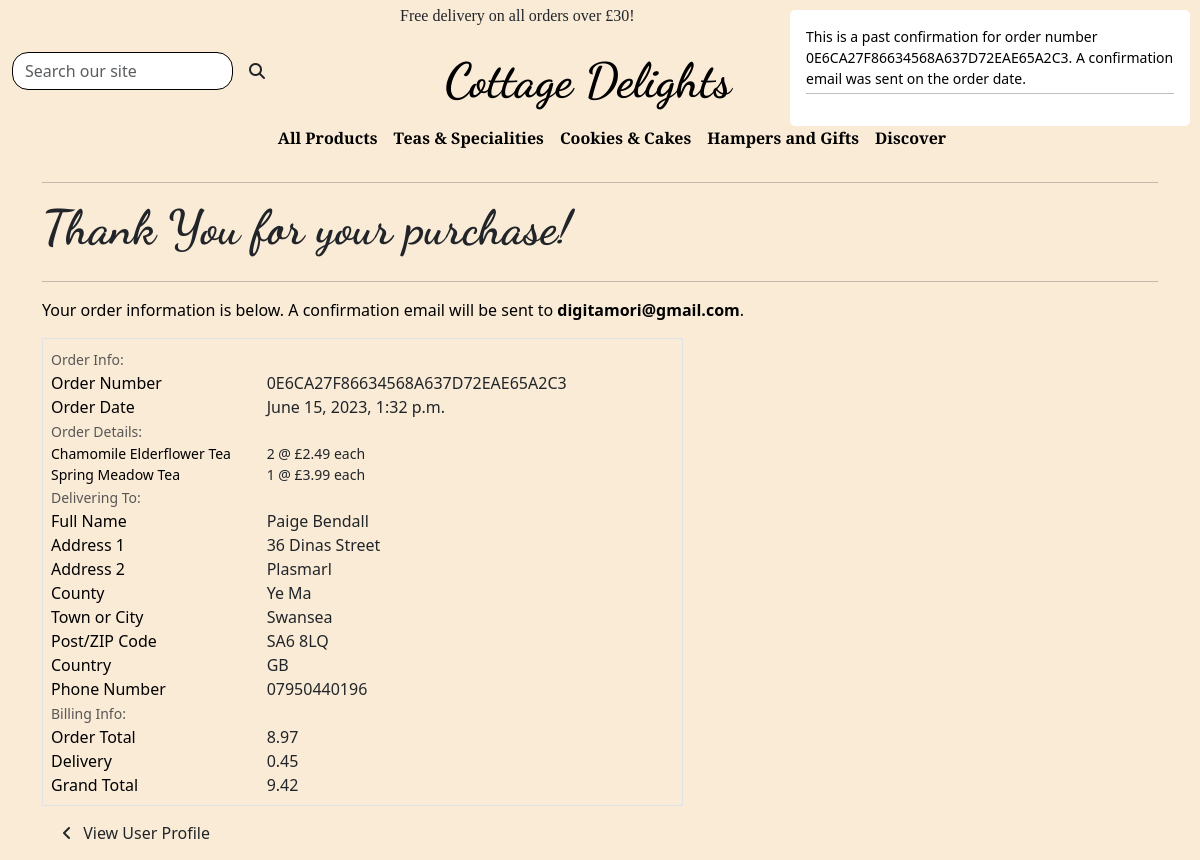
Page /userprofile/order_history/0E6CA27F86634568A637D72EAE65A2C3 (signed in) on the committed database.
### checkout/models.py (models this page shows, shortened)
class OrderRecord(models.Model):
    order_number = models.CharField(max_length=50, null=False, editable=False)
    userprofile = models.ForeignKey(
        UserProfile, on_delete=models.SET_NULL,
        null=True, blank=True, related_name='orders')
    full_name = models.CharField(max_length=65, null=False, blank=False)
    email = models.EmailField(max_length=300, null=False, blank=False)
    phone_number = models.CharField(max_length=20, null=True, blank=True)
    house_name = models.CharField(max_length=30, null=True, blank=True)
    address_line_1 = models.CharField(max_length=80, null=False, blank=False)
    address_line_2 = models.CharField(max_length=80, null=True, blank=True)
    town_city = models.CharField(max_length=40, null=False, blank=False)
    county = models.CharField(max_length=40, null=True, blank=True)
    country = CountryField(blank_label='Country *', null=False, blank=False)
    postcode = models.CharField(max_length=10, null=False, blank=False)
    shopping_cart = models.TextField(null=False, blank=False, default='')
    order_total = models.DecimalField(
        max_digits=10, decimal_places=2, null=False, default=0)
    delivery_cost = models.DecimalField(
        max_digits=6, decimal_places=2, null=False, default=0)
    grand_total = models.DecimalField(
        max_digits=10, decimal_places=2, default=0)
    date = models.DateTimeField(auto_now_add=True)
    stripe_pid = models.CharField(
        max_length=254, null=False, blank=False, default='')

class OrderLineItem(models.Model):
    order = models.ForeignKey(
        OrderRecord, null=False, blank=False,
        on_delete=models.CASCADE, related_name='lineitems')
    product = models.ForeignKey(
        Product, null=False, blank=False, on_delete=models.CASCADE)
    quantity = models.IntegerField(null=False, blank=False, default=0)
    lineitem_total = models.DecimalField(
        max_digits=6, decimal_places=2,
        null=False, blank=False, editable=False)

### products/models.py (models this page shows, shortened)
class Product(models.Model):
    category = models.ForeignKey(
        'category', null=True, blank=True, on_delete=models.SET_NULL)
    sku = models.CharField(max_length=100)
    name = models.CharField(max_length=250, null=True, blank=True)
    description = models.TextField()
    ingredients = models.CharField(max_length=450)
    weight = models.CharField(max_length=10, null=True, blank=True)
    storage = models.TextField(null=True, blank=True)
    price = models.DecimalField(max_digits=6, decimal_places=2)
    rating = models.DecimalField(
        max_digits=6, decimal_places=2, null=True, blank=True)
    image_url = models.URLField(max_length=1024, null=True, blank=True)
    image = models.ImageField(null=True, blank=True)

### userprofile/views.py (the view)
# urls.py: path('order_history/<order_number>',
@login_required
def order_history(request, order_number):
    order = get_object_or_404(OrderRecord, order_number=order_number)
    messages.info(request, (
        f'This is a past confirmation for order number {order_number}. '
        'A confirmation email was sent on the order date.'
    ))
    template = 'checkout/checkoutcomplete.html'
    context = {
        'order': order,
        'from_profile': True
    }
    return render(request, template, context)

### cart/contexts.py (called while the page is built, shortened)
def cart_contents(request):
    cart_items = []
    order_total = 0
    product_quant = 0
    cart = request.session.get('cart', {})
    if order_total < settings.FREE_DELIVERY_THRESHOLD:
        delivery = order_total * Decimal(settings.STANDARD_DELIVERY_PERCENTAGE / 100)
        free_delivery_delta = settings.FREE_DELIVERY_THRESHOLD - order_total
    else:
        delivery = 0
        free_delivery_delta = 0
    grand_total = delivery + order_total
    context = {
        'cart_items': cart_items,
        'order_total': order_total,
        'product_quant': product_quant,
        'delivery': delivery,
        'free_delivery_delta': free_delivery_delta,
        'free_delivery_threshold': settings.FREE_DELIVERY_THRESHOLD,
        'grand_total': grand_total,
    }
    return context

### checkout/templates/checkout/checkoutcomplete.html (shortened to what this page needs)
{% extends "base.html" %}
{% load static %}
{% block page_header %}
    <div class="container header-container">
    </div>
{% endblock %}
{% block content %}
    <div class="overlay"></div>
    <div class="container">
        <div class="row">
            <div class="col">
                <hr>
                <h2 class="logo-font mb-4">Thank You for your purchase!</h2>
                <hr>
                <p class="text-black">Your order information is below. A confirmation email will be sent to <strong>{{ order.email }}</strong>.</p>
            </div>
        </div>
        <div class="row">
            <div class="col-12 col-lg-7">
                <div class="order-confirmation-wrapper p-2 border">
                    <div class="row">
                        <div class="col">
                            <small class="text-muted">Order Info:</small>
                        </div>
                    </div>
                    <div class="row">
                        <div class="col-12 col-md-4">
                            <p class="mb-0 text-black font-weight-bold">Order Number</p>
                        </div>
                        <div class="col-12 col-md-8 text-md-right">
                            <p class="mb-0">{{ order.order_number }}</p>
                        </div>
                    </div>
                    <div class="row">
                        <div class="col-12 col-md-4">
                            <p class="mb-0 text-black font-weight-bold">Order Date</p>
                        </div>
                        <div class="col-12 col-md-8 text-md-right">
                            <p class="mb-0">{{ order.date }}</p>
                        </div>
                    </div>
                    <div class="row">
                        <div class="col">
                            <small class="text-muted">Order Details:</small>
                        </div>
                    </div>
                    {% for item in order.lineitems.all %}
                    <div class="row">
                        <div class="col-12 col-md-4">
                            <p class="small mb-0 text-black font-weight-bold">
                                {{ item.product.name }}
                            </p>
                        </div>
                        <div class="col-12 col-md-8 text-md-right">
                            <p class="small mb-0">{{ item.quantity }} @ £{{ item.product.price }} each</p>
                        </div>
                    </div>
                    {% endfor %}
                    <div class="row">
                        <div class="col">
                            <small class="text-muted">Delivering To:</small>
                        </div>
                    </div>
                    <div class="row">
                        <div class="col-12 col-md-4">
                            <p class="mb-0 text-black font-weight-bold">Full Name</p>
                        </div>
                        <div class="col-12 col-md-8 text-md-right">
                            <p class="mb-0">{{ order.full_name }}</p>
                        </div>
                    </div>
                    <div class="row">
                        <div class="col-12 col-md-4">
                            <p class="mb-0 text-black font-weight-bold">Address 1</p>
                        </div>
                        <div class="col-12 col-md-8 text-md-right">
                            <p class="mb-0">{{ order.address_line_1 }}</p>
                        </div>
                    </div>
                    {% if order.address_line_2 %}
                    <div class="row">
                        <div class="col-12 col-md-4">
                            <p class="mb-0 text-black font-weight-bold">Address 2</p>
                        </div>
                        <div class="col-12 col-md-8 text-md-right">
                            <p class="mb-0">{{ order.address_line_2 }}</p>
                        </div>
                    </div>
                    {% endif %}
                    {% if order.county %}
                    <div class="row">
                        <div class="col-12 col-md-4">
                            <p class="mb-0 text-black font-weight-bold">County</p>
                        </div>
                        <div class="col-12 col-md-8 text-md-right">
                            <p class="mb-0">{{ order.county }}</p>
                        </div>
                    </div>
                    {% endif %}
                    <div class="row">
                        <div class="col-12 col-md-4">
                            <p class="mb-0 text-black font-weight-bold">Town or City</p>
                        </div>
                        <div class="col-12 col-md-8 text-md-right">
                            <p class="mb-0">{{ order.town_city }}</p>
                        </div>
                    </div>
                    {% if order.postcode %}
                    <div class="row">
                        <div class="col-12 col-md-4">
                            <p class="mb-0 text-black font-weight-bold">Post/ZIP Code</p>
                        </div>
                        <div class="col-12 col-md-8 text-md-right">
                            <p class="mb-0">{{ order.postcode }}</p>
                        </div>
                    </div>
                    {% endif %}
                    <div class="row">
                        <div class="col-12 col-md-4">
                            <p class="mb-0 text-black font-weight-bold">Country</p>
                        </div>
                        <div class="col-12 col-md-8 text-md-right">
                            <p class="mb-0">{{ order.country }}</p>
                        </div>
                    </div>
                    <div class="row">
                        <div class="col-12 col-md-4">
                            <p class="mb-0 text-black font-weight-bold">Phone Number</p>
                        </div>
                        <div class="col-12 col-md-8 text-md-right">
                            <p class="mb-0">{{ order.phone_number }}</p>
                        </div>
                    </div>
                    <div class="row">
                        <div class="col">
                            <small class="text-muted">Billing Info:</small>
                        </div>
                    </div>
                    <div class="row">
                        <div class="col-12 col-md-4">
                            <p class="mb-0 text-black font-weight-bold">Order Total</p>
                        </div>
                        <div class="col-12 col-md-8 text-md-right">
                            <p class="mb-0">{{ order.order_total }}</p>
                        </div>
                    </div>
                    <div class="row">
                        <div class="col-12 col-md-4">
                            <p class="mb-0 text-black font-weight-bold">Delivery</p>
                        </div>
                        <div class="col-12 col-md-8 text-md-right">
                            <p class="mb-0">{{ order.delivery_cost }}</p>
                        </div>
                    </div>
                    <div class="row">
                        <div class="col-12 col-md-4">
                            <p class="mb-0 text-black font-weight-bold">Grand Total</p>
                        </div>
                        <div class="col-12 col-md-8 text-md-right">
                            <p class="mb-0">{{ order.grand_total }}</p>
                        </div>
                    </div>
                </div>
            </div>
        </div>
        <div class="row">
            <div class="col-12 col-lg-7 text-right">
                {% if from_profile %}
                <a href="{% url 'userprofile' %}" class="btn btn-black-rounded my-2">
                    <span class="icon mr-2">
                        <i class="fas fa-angle-left">
                        </i>
                    </span>
                    <span>View User Profile</span>
                </a>
                {% endif %}
            </div>
        </div>
    </div>
{% endblock %}

### static/css/base.css (style rules this page uses)
html { height: 100%; margin: 0; padding: 0; width: 100%; }
body { width: 100%; background-image: url('/media/elaine-howlin-FEpNmWh1fMc-unsplash-min.jpg'); background-repeat: no-repeat; background-size: cover; background-color: rgb(247, 235, 235); height: calc(76vh - 164px); }
.overlay { height: 100%; width: 100%; background-color: antiquewhite; z-index: -1; top: 0; left: 0; position: fixed; }
.header-container { padding-top: 164px; width: 100%; }
h2.logo-font { font-family: 'Dancing Script', serif; font-weight: 700; font-size: 3em; }
.icon { align-items: center; display: inline-flex; justify-content: center; height: 1.5rem; width: 1.5rem; }
@media (min-width: 768px) { .container { width: 100%; } }
@media (min-width: 992px) { .header-container { padding-top: 164px; } }
@media screen and (min-width: 768px) and (max-width: 1755px) { html { width: 100%; } }
@media screen and (min-width: 768px) and (max-width: 1755px) { body { width: 100%; } }
@media screen and (min-width: 768px) and (max-width: 1755px) { div.container { width: 100%; } }

### rows in the picture
OrderRecord: email "digitamori@gmail.com", order_number "0E6CA27F86634568A637D72EAE65A2C3", date "June 15, 2023, 1:32 p.m.", full_name "Paige Bendall", address_line_1 "36 Dinas Street", address_line_2 "Plasmarl", county "Ye Ma", town_city "Swansea", postcode "SA6 8LQ", country "GB", phone_number "07950440196", order_total "8.97", delivery_cost "0.45", grand_total "9.42"
OrderLineItem: product.name "Chamomile Elderflower Tea", quantity "2", product.price "2.49"
OrderLineItem: product.name "Spring Meadow Tea", quantity "1", product.price "3.99"

### other values in the picture
{{ free_delivery_threshold }} "30"
{{ message }} "This is a past confirmation for order number 0E6CA27F86634568A637D72EAE65A2C3. A confirmation email was sent on the order date."
